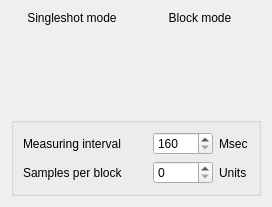
<?xml version="1.0" encoding="UTF-8"?>
<ui version="4.0">
 <class>ParametersDialog</class>
 <widget class="QDialog" name="ParametersDialog">
  <property name="geometry">
   <rect>
    <x>0</x>
    <y>0</y>
    <width>272</width>
    <height>197</height>
   </rect>
  </property>
  <property name="windowTitle">
   <string>Dialog</string>
  </property>
  <layout class="QVBoxLayout" name="verticalLayout_4">
   <item>
    <layout class="QHBoxLayout" name="horizontalLayout_3">
     <item>
      <layout class="QVBoxLayout" name="verticalLayout">
       <item>
        <widget class="QLabel" name="label">
         <property name="text">
          <string>Singleshot mode</string>
         </property>
         <property name="alignment">
          <set>Qt::AlignCenter</set>
         </property>
        </widget>
       </item>
       <item>
        <widget class="QToolButton" name="singleshot_btn">
         <property name="minimumSize">
          <size>
           <width>120</width>
           <height>80</height>
          </size>
         </property>
         <property name="text">
          <string/>
         </property>
         <property name="icon">
          <iconset resource="../resources.qrc">
           <normaloff>:/new/images/points.jpg</normaloff>:/new/images/points.jpg</iconset>
         </property>
         <property name="iconSize">
          <size>
           <width>120</width>
           <height>80</height>
          </size>
         </property>
         <property name="checkable">
          <bool>true</bool>
         </property>
         <property name="autoRaise">
          <bool>true</bool>
         </property>
        </widget>
       </item>
      </layout>
     </item>
     <item>
      <layout class="QVBoxLayout" name="verticalLayout_2">
       <item>
        <widget class="QLabel" name="label_2">
         <property name="text">
          <string>Block mode</string>
         </property>
         <property name="alignment">
          <set>Qt::AlignCenter</set>
         </property>
        </widget>
       </item>
       <item>
        <widget class="QToolButton" name="block_btn">
         <property name="minimumSize">
          <size>
           <width>120</width>
           <height>80</height>
          </size>
         </property>
         <property name="text">
          <string/>
         </property>
         <property name="icon">
          <iconset resource="../resources.qrc">
           <normaloff>:/new/images/blocks.jpg</normaloff>:/new/images/blocks.jpg</iconset>
         </property>
         <property name="iconSize">
          <size>
           <width>120</width>
           <height>80</height>
          </size>
         </property>
         <property name="checkable">
          <bool>true</bool>
         </property>
         <property name="autoRaise">
          <bool>true</bool>
         </property>
        </widget>
       </item>
      </layout>
     </item>
    </layout>
   </item>
   <item>
    <widget class="QGroupBox" name="block_box">
     <property name="title">
      <string/>
     </property>
     <layout class="QVBoxLayout" name="verticalLayout_3">
      <item>
       <layout class="QHBoxLayout" name="horizontalLayout_2">
        <item>
         <widget class="QLabel" name="label_3">
          <property name="minimumSize">
           <size>
            <width>100</width>
            <height>0</height>
           </size>
          </property>
          <property name="text">
           <string>Measuring interval</string>
          </property>
         </widget>
        </item>
        <item>
         <spacer name="horizontalSpacer">
          <property name="orientation">
           <enum>Qt::Horizontal</enum>
          </property>
          <property name="sizeHint" stdset="0">
           <size>
            <width>40</width>
            <height>20</height>
           </size>
          </property>
         </spacer>
        </item>
        <item>
         <widget class="QSpinBox" name="meas_time_spin">
          <property name="minimumSize">
           <size>
            <width>60</width>
            <height>0</height>
           </size>
          </property>
          <property name="minimum">
           <number>160</number>
          </property>
          <property name="maximum">
           <number>1000</number>
          </property>
         </widget>
        </item>
        <item>
         <widget class="QLabel" name="label_5">
          <property name="minimumSize">
           <size>
            <width>30</width>
            <height>0</height>
           </size>
          </property>
          <property name="text">
           <string>Msec</string>
          </property>
         </widget>
        </item>
       </layout>
      </item>
      <item>
       <layout class="QHBoxLayout" name="horizontalLayout">
        <item>
         <widget class="QLabel" name="meas_samples_count_lbl">
          <property name="minimumSize">
           <size>
            <width>100</width>
            <height>0</height>
           </size>
          </property>
          <property name="text">
           <string>Samples per block</string>
          </property>
         </widget>
        </item>
        <item>
         <spacer name="horizontalSpacer_2">
          <property name="orientation">
           <enum>Qt::Horizontal</enum>
          </property>
          <property name="sizeHint" stdset="0">
           <size>
            <width>40</width>
            <height>20</height>
           </size>
          </property>
         </spacer>
        </item>
        <item>
         <widget class="QSpinBox" name="meas_samples_count_spin">
          <property name="minimumSize">
           <size>
            <width>60</width>
            <height>0</height>
           </size>
          </property>
          <property name="maximum">
           <number>65530</number>
          </property>
         </widget>
        </item>
        <item>
         <widget class="QLabel" name="label_6">
          <property name="minimumSize">
           <size>
            <width>30</width>
            <height>0</height>
           </size>
          </property>
          <property name="text">
           <string>Units</string>
          </property>
         </widget>
        </item>
       </layout>
      </item>
     </layout>
    </widget>
   </item>
  </layout>
 </widget>
 <resources>
  <include location="../resources.qrc"/>
 </resources>
 <connections/>
</ui>
